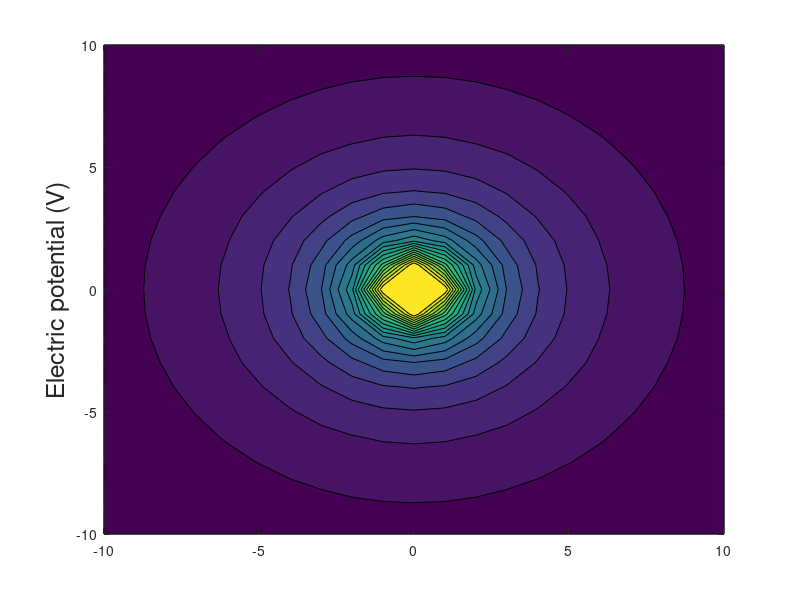

The MATLAB source for this figure: (Note: this script raises an error after producing the figure.)
%Pointcharge.m
%Equipotential Plot of a point charge
%Start
clear all
close all
clc

k = 8.987E9; % Coulomb's constant
Q = 20e-6;%An arbitrary charge of 6uc
[X,Y] = meshgrid(-10:10); % Create a grid of coordinates where V is to be calculated

V = k*Q./sqrt(X.^2+Y.^2);%Formula of Potential
hContour = contourf(X,Y,V,20);%Contour Plot
ylabel('Electric potential (V)','Fontsize',18)

[Ex,Ey] = gradient(V,0.1);
validColumns = all(isfinite(Ex) & isfinite(Ey)); % Ignore columns where E contains infinite values due to the point charges since streamslice can't handle them
hold on
hLines = streamslice(X(:,validColumns),Y(:,validColumns),Ex(:,validColumns),Ey(:,validColumns));%streamslice(X,Y,U,V)
set(hLines,'Color','r');
legend('Equipotential Surface','Electric Field')
title('Plot of Equipotential & Electric Field of a Point Charge')
clear all

%end
